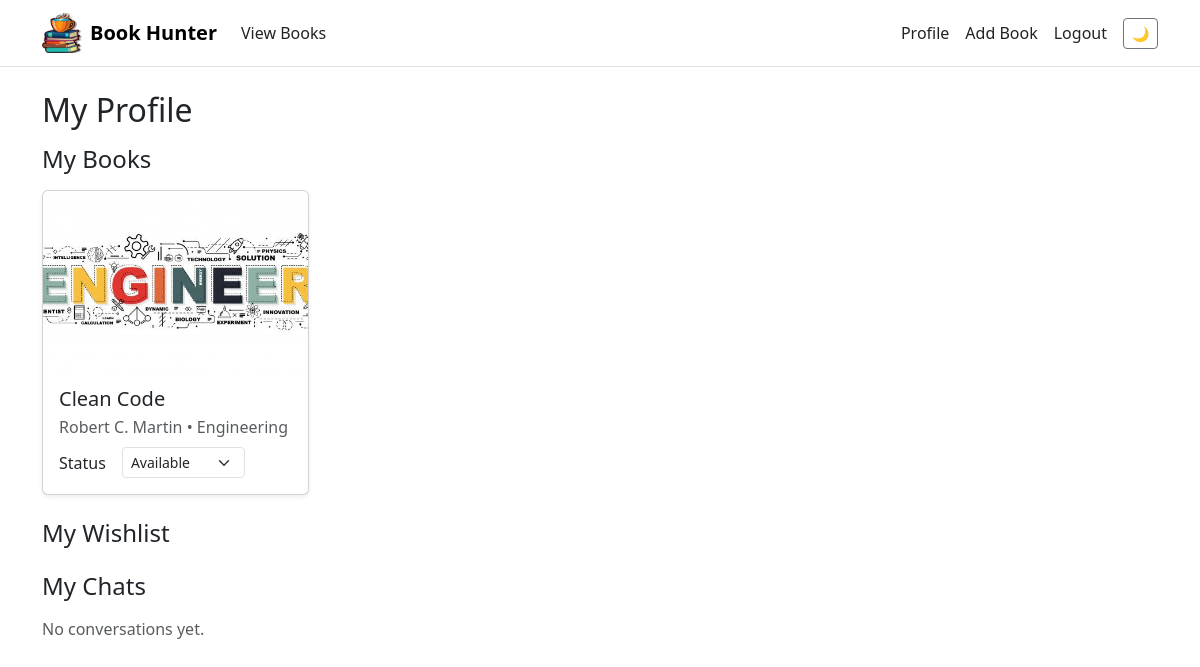
The page /profile (signed in) on the database its author committed.
### app.py (models this page shows)
class Book(db.Model):
    id = db.Column(db.Integer, primary_key=True)
    owner_id = db.Column(db.Integer, db.ForeignKey('user.id'), nullable=False)
    title = db.Column(db.String(200), nullable=False)
    author = db.Column(db.String(200))
    type = db.Column(db.String(50), default='Other')
    image_url = db.Column(db.String(500))
    available = db.Column(db.Boolean, default=True)
    due_at = db.Column(db.DateTime, nullable=True)
    contact_email = db.Column(db.String(200))
    contact_phone = db.Column(db.String(50))
    created_at = db.Column(db.DateTime, default=datetime.utcnow)
    owner = db.relationship('User', backref='books')

### app.py (the view, shortened to what this page needs)
@app.route('/profile')
@login_required
def profile():
    my_books = Book.query.filter_by(owner_id=current_user.id).order_by(Book.created_at.desc()).all()
    wishlist = Wishlist.query.filter_by(user_id=current_user.id).order_by(Wishlist.created_at.desc()).all()
    msgs = Message.query.filter(
        (Message.sender_id == current_user.id) | (Message.receiver_id == current_user.id)
    ).order_by(Message.created_at.desc()).all()
    last_by_partner = {}
    for m in msgs:
        partner_id = m.receiver_id if m.sender_id == current_user.id else m.sender_id
        if partner_id not in last_by_partner:
            last_by_partner[partner_id] = m
    partners = []
    partners.sort(key=lambda x: x['last_time'], reverse=True)
    return render_template('profile.html', my_books=my_books, wishlist=wishlist, partners=partners)

### app.py (called while the page is built)
@login_manager.user_loader
def load_user(user_id):
    return User.query.get(int(user_id))

### templates/profile.html (shortened to what this page needs)
{% extends 'base.html' %}
{% block content %}
<h2 class="mb-3">My Profile</h2>
<section class="mb-4">
  <h4 class="mb-3">My Books</h4>
  <div class="row g-3">
    {% for b in my_books %}
    <div class="col-12 col-sm-6 col-md-4 col-lg-3">
      <div class="card h-100 shadow-sm">
        <img src="{{ b.image_url }}" class="card-img-top" alt="{{ b.title }}">
        <div class="card-body">
          <h5 class="card-title mb-1">{{ b.title }}</h5>
          <p class="text-muted mb-2">{{ b.author }} • {{ b.type }}</p>
          <form method="post" action="{{ url_for('update_status', book_id=b.id) }}" class="d-flex gap-2 align-items-center">
            <label class="form-label me-2 mb-0">Status</label>
            <select name="status" class="form-select form-select-sm w-auto" onchange="this.form.submit()">
              <option value="available" {{ 'selected' if b.available else '' }}>Available</option>
            </select>
          </form>
        </div>
      </div>
    </div>
    {% endfor %}
  </div>
</section>
<section class="mb-4">
  <h4 class="mb-3">My Wishlist</h4>
</section>
<section>
  <h4 class="mb-3">My Chats</h4>
  {% if partners|length == 0 %}
    <p class="text-muted">No conversations yet.</p>
  {% endif %}
</section>
{% endblock %}

### templates/base.html (style rules this page uses)
.card-img-top { width: 100%; height: 180px; object-fit: cover; object-position: center; border-top-left-radius: .5rem; border-top-right-radius: .5rem; }

### rows shown on the page
Book: image_url (picture), title "Clean Code", author "Robert C. Martin", type "Engineering"
